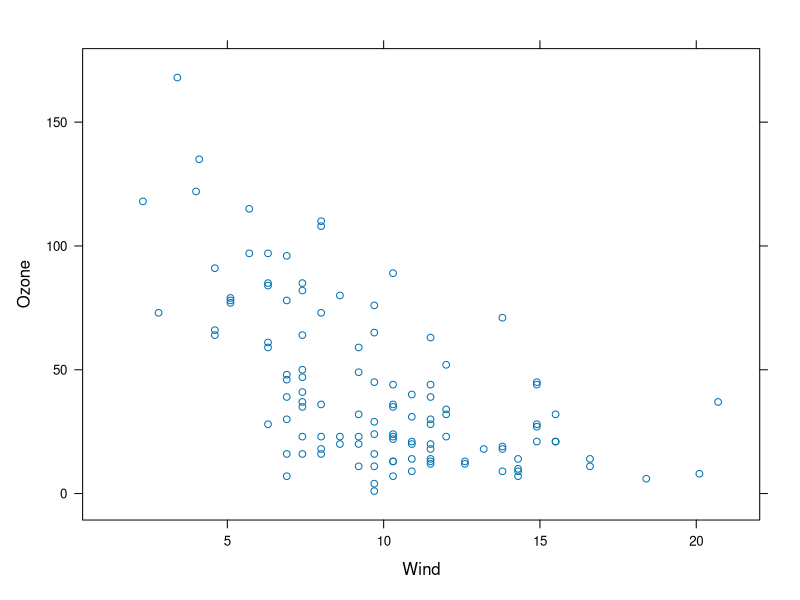
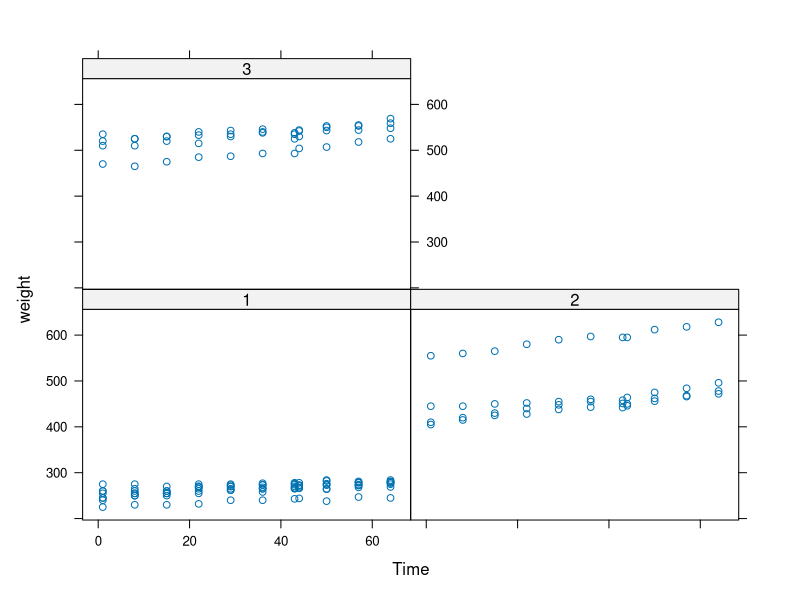
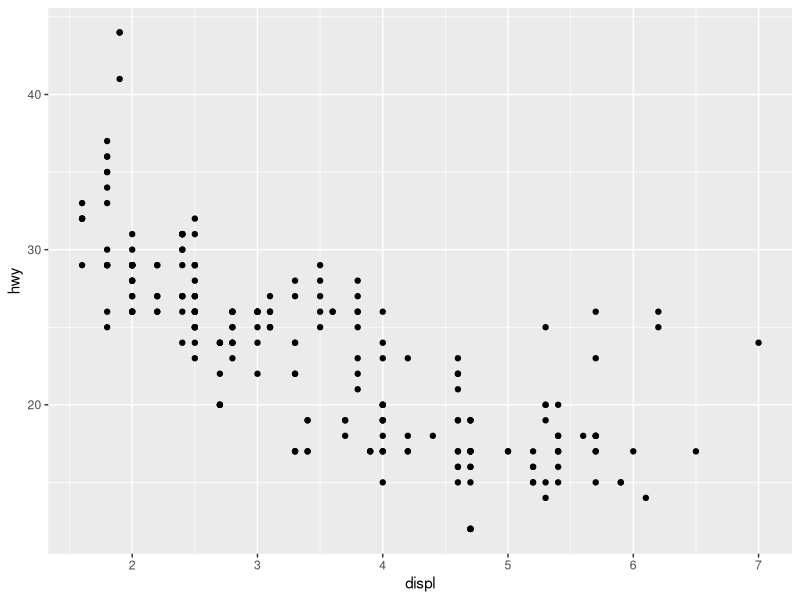
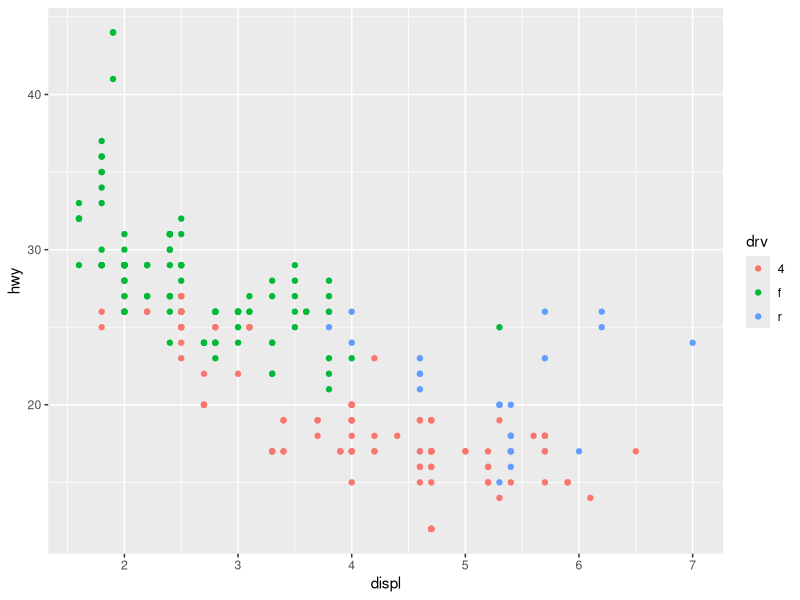
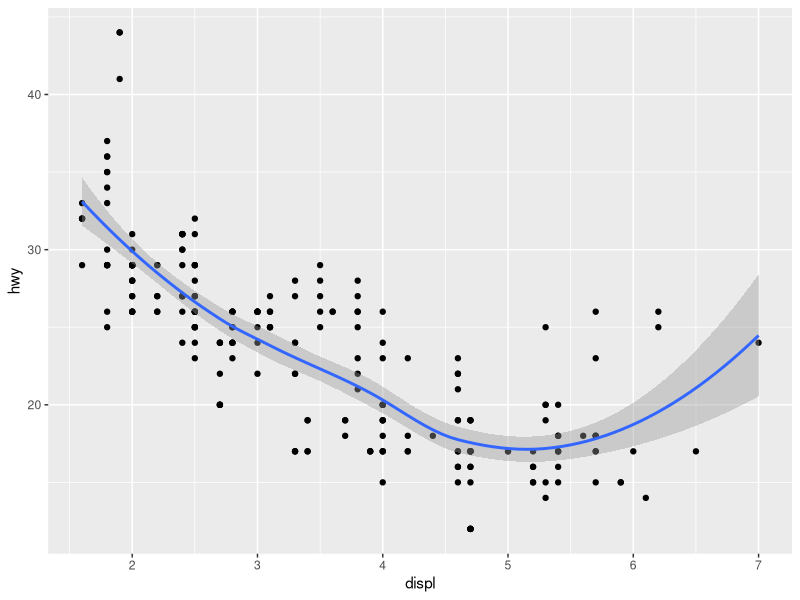
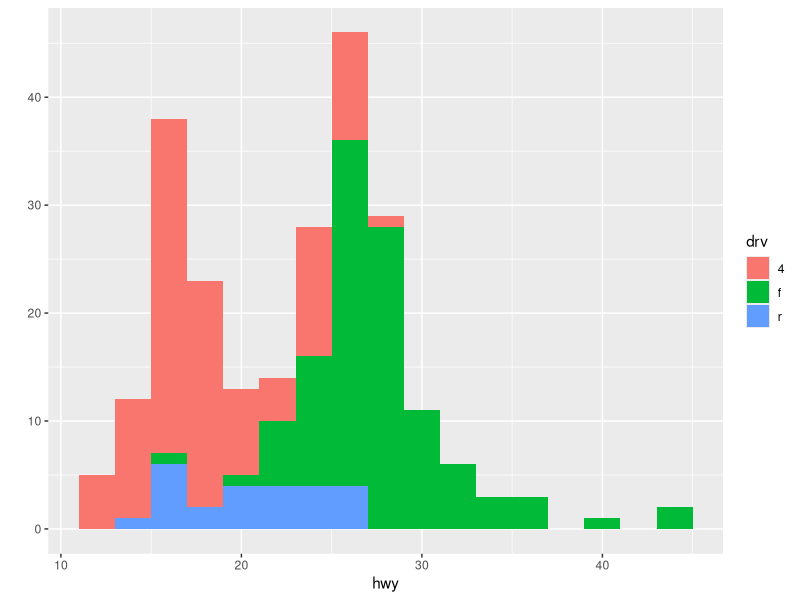
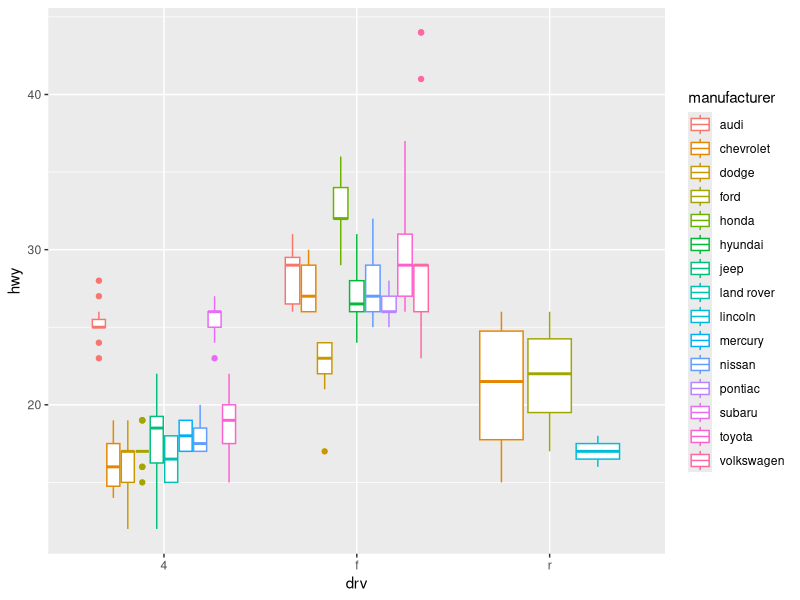
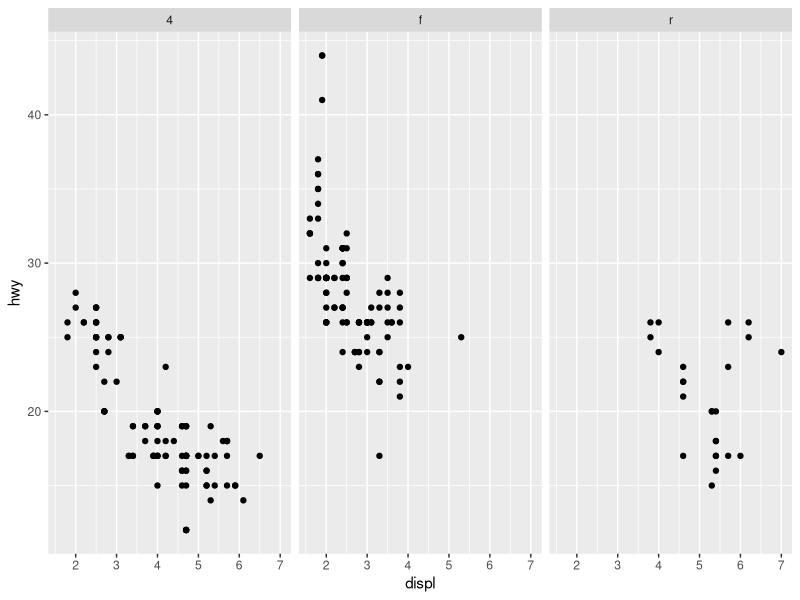

These figures' R source, in order: (Note: this script raises an error after producing the figures.)
#####Lattice Plots 
library(lattice)
library(datasets)
## Simple scatterplot
xyplot(Ozone ~ Wind, data = airquality)

library(nlme)
xyplot(weight ~ Time | Diet, BodyWeight)


##ggplot
library(ggplot2)

str(mpg)
#qplot scatterplot
qplot(displ, hwy, data = mpg)
qplot(displ, hwy, data = mpg, color = drv)
qplot(displ, hwy, data = mpg, geom = c("point", "smooth"))

#qplot histogram
qplot(hwy, data = mpg, fill = drv, binwidth = 2)

#qplot boxplot
qplot(drv,hwy, data = mpg, geom = "boxplot", color = manufacturer)



#facets
qplot(displ, hwy, data = mpg, facets = . ~ drv)
qplot(hwy, data = mpg, facets = drv ~ ., binwidth = 2)
qplot(displ, hwy, data = mpg, facets = . ~ drv)
qplot(displ, hwy, data = mpg, facets = . ~ drv, geom = c("point", "smooth"), theme_bw())
qplot(hwy, data = mpg, facets = manufacturer ~ ., binwidth = 2, fill = drv)

f = qplot(displ, hwy, data = mpg, facets = . ~ drv, geom = c("point", "smooth")) + theme_bw()

##ggplot building up in layers 
g <- ggplot(mpg,aes(displ,hwy))
 g+geom_point()
 g+geom_point() +geom_smooth()
 g+geom_point() +geom_smooth(method = "lm")
 g+geom_point() +geom_smooth(method = "lm") +facet_grid(.~drv)
 ##g +geom_point() +geom_smooth(method = "lm")+facet_grid(manufacturer~drv) <----just playing around
  g + geom_point() +geom_smooth(method = "lm") +facet_grid(.~drv)+ggtitle("Swirl Rules!")
  g + geom_point(color = "pink", size = 4, alpha = 1/2)
  g + geom_point(size = 4, alpha = 1/2, aes(color = drv))
  g + geom_point(aes(color = drv)) +labs(title = "Swirl Rules!") +labs(x = "Displacement",y = "Hwy Mileage")
  g + geom_point(size = 2, alpha = 1/2, aes(color = drv)) +geom_smooth(size = 4, linetype = 3,method = "lm", se=FALSE)
  g + geom_point(aes(color = drv)) + theme_bw(base_family="Times")
  g + geom_point(aes(color = drv)) + theme_bw(base_family="Helvetica")
  
 ##ggplot line 
g <- ggplot(testdat, aes(x = myx, y = myy))
g + geom_line()
g + geom_line() + ylim(-3,3)
g + geom_line() + coord_cartesian(ylim = c(-3,3))
  
g <- ggplot(mpg, aes(x = displ, y = hwy, color = factor(year))) 
g + geom_point()
g + geom_point()+facet_grid(drv~cyl, margins = TRUE)
g + geom_point()+facet_grid(drv~cyl, margins = TRUE) + geom_smooth(method = lm,se = FALSE, size = 2, color = "black")
g + geom_point()+facet_grid(drv~cyl, margins = TRUE) + geom_smooth(method = lm,se = FALSE, size = 2, color = "black") + labs(x = "Displacement",y = "Hwy Mileage", title = "Swirl Rules!")                          

#Another example of qplots using the diamond data set
qplot(price, data = diamonds)
range(diamonds$price)
qplot(price, data = diamonds,binwidth = 18497/30)
qplot(price, data = diamonds,binwidth = 18497/30, fill = cut)
qplot(price, data = diamonds,binwidth = 18497/30, geom = "density")    
qplot(price, data = diamonds,binwidth = 18497/30, geom = "density",color = cut)  

qplot(carat,price, data = diamonds)
qplot(carat,price, data = diamonds, shape = cut)
qplot(carat,price, data = diamonds, color = cut)
qplot(carat,price, data = diamonds, color = cut) + geom_smooth(method = "lm")
qplot(carat,price, data = diamonds, color = cut,facets = .~cut) + geom_smooth(method = "lm")  

#Another example of ggplots using the diamond data set
g <- ggplot(diamonds,aes(depth,price))
g + geom_point(alpha=1/3)
cutpoints <- quantile(diamonds$carat,seq(0,1,length = 4),na.rm = TRUE)
diamonds$car2 = cut(diamonds$carat,cutpoints)
g <- ggplot(diamonds,aes(depth,price))
g + geom_point(alpha = 1/3) + facet_grid(cut~car2)
g + geom_point(alpha = 1/3) + facet_grid(cut~car2) + geom_smooth(method = "lm",size = 3, color = "pink")

ggplot(diamonds,aes(carat,price)) + geom_boxplot() + facet_grid(.~cut)
